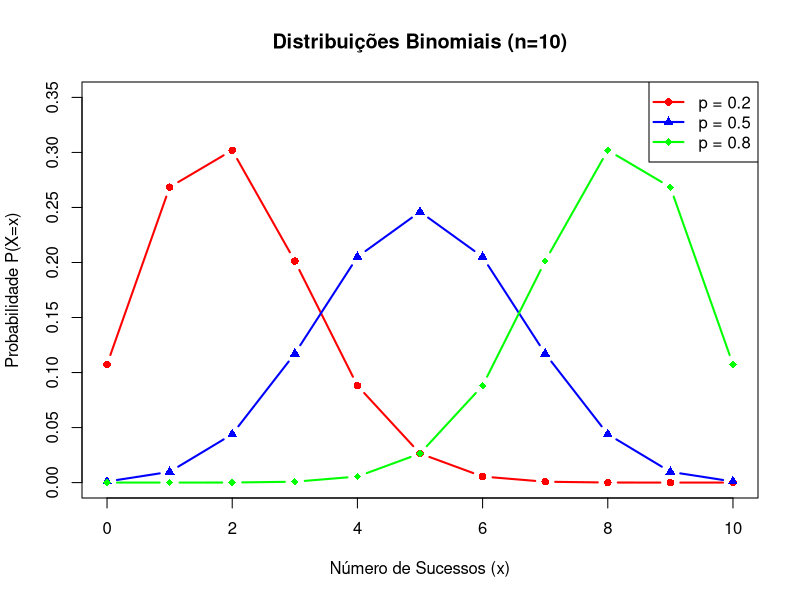
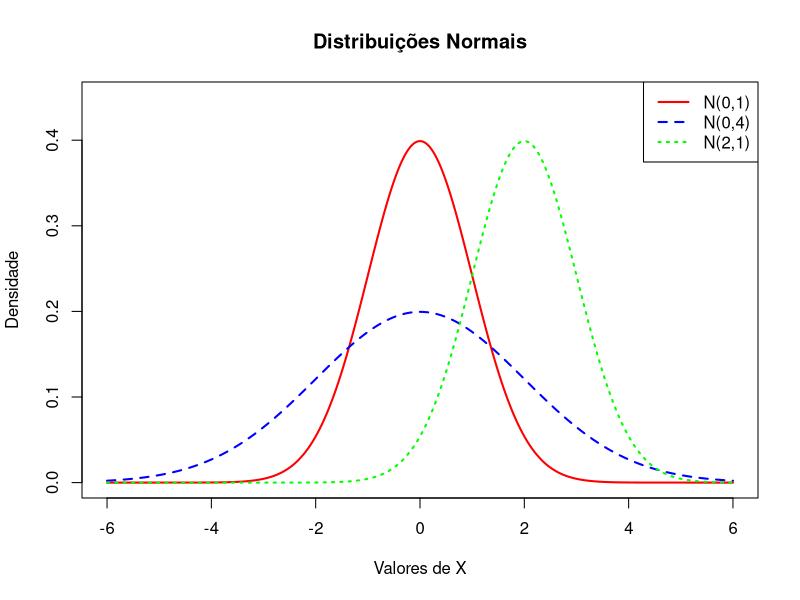
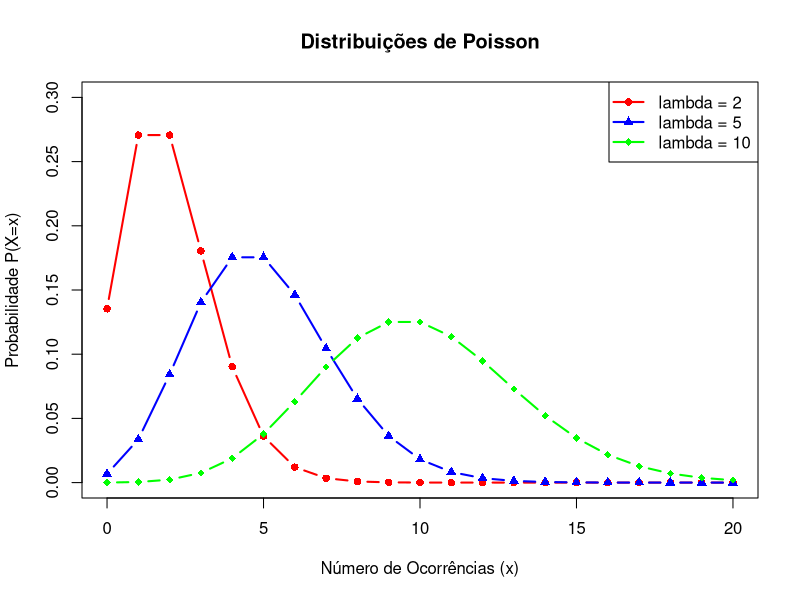

The R script that drew these images, in order:
# Item a
x_bin <- 0:10

y_bin1 <- dbinom(x_bin, size = 10, prob = 0.2)
y_bin2 <- dbinom(x_bin, size = 10, prob = 0.5)
y_bin3 <- dbinom(x_bin, size = 10, prob = 0.8)

plot(x_bin, y_bin1, type = "b", col = "red", pch = 16, lwd = 2,
     main = "Distribuições Binomiais (n=10)",
     xlab = "Número de Sucessos (x)", ylab = "Probabilidade P(X=x)",
     ylim = c(0, 0.35))

lines(x_bin, y_bin2, type = "b", col = "blue", pch = 17, lwd = 2)
lines(x_bin, y_bin3, type = "b", col = "green", pch = 18, lwd = 2)

legend("topright", legend = c("p = 0.2", "p = 0.5", "p = 0.8"),
       col = c("red", "blue", "green"), pch = c(16, 17, 18), lty = 1, lwd = 2)

# Item b
x_norm <- seq(-6, 6, length = 1000)

y_norm1 <- dnorm(x_norm, mean = 0, sd = 1)
y_norm2 <- dnorm(x_norm, mean = 0, sd = 2)
y_norm3 <- dnorm(x_norm, mean = 2, sd = 1)

plot(x_norm, y_norm1, type = "l", col = "red", lwd = 2,
     main = "Distribuições Normais",
     xlab = "Valores de X", ylab = "Densidade",
     ylim = c(0, 0.45))

lines(x_norm, y_norm2, col = "blue", lwd = 2, lty = 2)
lines(x_norm, y_norm3, col = "green", lwd = 2, lty = 3)

legend("topright", legend = c("N(0,1)", "N(0,4)", "N(2,1)"),
       col = c("red", "blue", "green"), lty = c(1, 2, 3), lwd = 2)

# Item c
x_pois <- 0:20

y_pois1 <- dpois(x_pois, lambda = 2)
y_pois2 <- dpois(x_pois, lambda = 5)
y_pois3 <- dpois(x_pois, lambda = 10)

plot(x_pois, y_pois1, type = "b", col = "red", pch = 16, lwd = 2,
     main = "Distribuições de Poisson",
     xlab = "Número de Ocorrências (x)", ylab = "Probabilidade P(X=x)",
     ylim = c(0, 0.3))

lines(x_pois, y_pois2, type = "b", col = "blue", pch = 17, lwd = 2)
lines(x_pois, y_pois3, type = "b", col = "green", pch = 18, lwd = 2)

legend("topright", legend = c("lambda = 2", "lambda = 5", "lambda = 10"),
       col = c("red", "blue", "green"), pch = c(16, 17, 18), lty = 1, lwd = 2)
